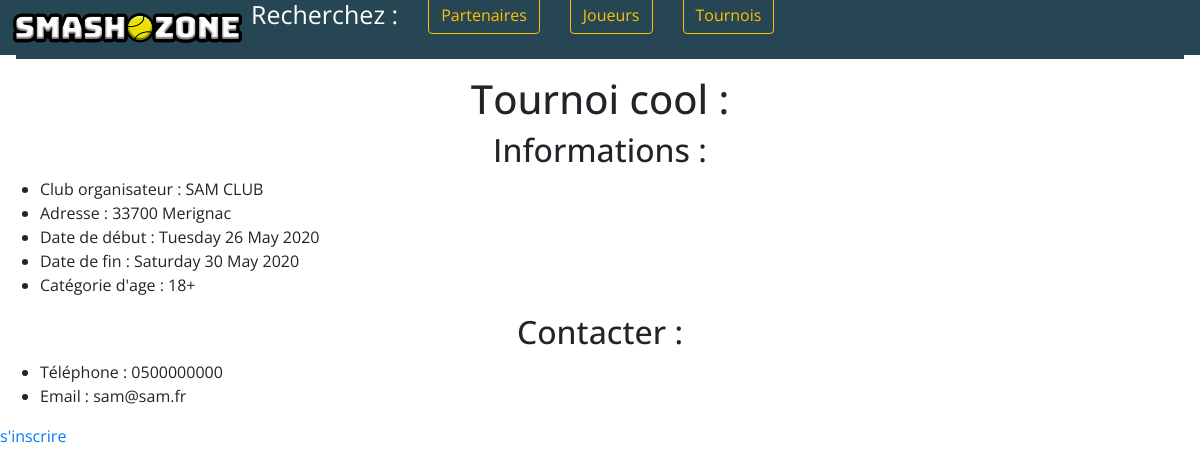
Before: /tournois/view_tournoi.php?id=1 with the older database file.
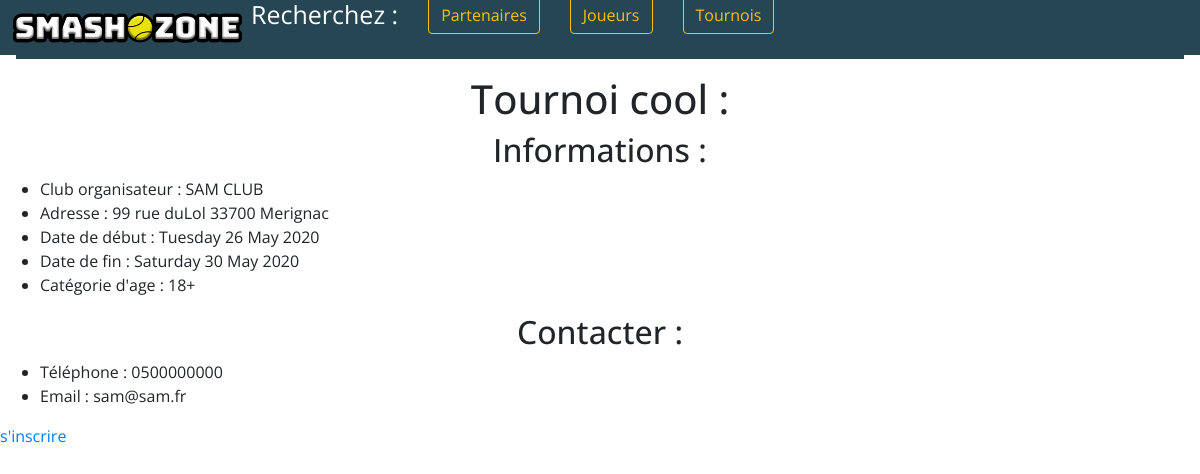
After: the same page with the newer database file.
### tables this page shows
CREATE TABLE `tournois` (
  `tournoi_id` int(11) NOT NULL,
  `club_id` int(11) NOT NULL,
  `nom_tournoi` varchar(255) NOT NULL,
  `date_debut` date NOT NULL,
  `date_fin` date NOT NULL,
  `age_min` int(11) NOT NULL,
  `age_max` int(11) NOT NULL
);

CREATE TABLE `clubs` (
  `club_id` int(11) NOT NULL,
  `nom_club` varchar(255) NOT NULL,
  `password` varchar(255) NOT NULL,
  `email` varchar(255) NOT NULL,
  `telephone` varchar(255) NOT NULL,
  `ville` varchar(255) NOT NULL,
  `postal_code` varchar(255) NOT NULL,
  `adresse` varchar(255) NOT NULL,
  `date_creation` timestamp(6) NOT NULL DEFAULT CURRENT_TIMESTAMP(6)
);

### tournois/view_tournoi.php (the view, shortened to what this page needs)
<?php
include_once('../config.php');
$tournoi_id = $_GET["id"];
$get_infos = $db->prepare("SELECT * FROM tournois t INNER JOIN clubs c ON (t.club_id = c.club_id) WHERE t.tournoi_id = :id");
$get_infos->bindParam(":id", $tournoi_id);
$get_infos->execute();
$tournoi_infos = $get_infos->fetch();
if ($tournoi_infos['age_min'] == 3 && $tournoi_infos['age_max'] == 100) {
    $cat_age = "Tout âge";
} else if ($tournoi_infos['age_min'] == 3) {
    $cat_age = "- de " . $tournoi_infos['age_max'] . " ans";
} else if ($tournoi_infos['age_max'] == 100) {
    $cat_age = $tournoi_infos['age_min'] . "+";
} else {
    $cat_age = $tournoi_infos['age_min'] . " - " . $tournoi_infos['age_max'];
}
$date_debut = strftime("%A %d %B %G", strtotime($tournoi_infos["date_debut"]));
$date_fin = strftime("%A %d %B %G", strtotime($tournoi_infos["date_fin"]));
$adresse = $tournoi_infos["adresse"] . " " . $tournoi_infos["postal_code"] . " " . $tournoi_infos["ville"];
?>
<html>
    <head>
        <link rel="stylesheet" href="https://stackpath.bootstrapcdn.com/bootstrap/4.5.0/css/bootstrap.min.css"
>
        <link href="../style/style.css" rel="stylesheet">
        <link href="../style/tournoi_preview.css" rel="stylesheet">
    </head>
    <body>
        <nav class="navbar navbar-expand-xl navbar-dark"
            style="background-color: #264653; margin-bottom: 20px; height: 55px;">
            <a class="logo" href="../index.php">
                <div><img class="main" src="../style/SmashZone2.png" /><img class="ball"
                        src="../style/SmashZoneIcon.png" />
                </div>
            </a>
            <div class="collapse navbar-collapse rubriques" id="navbarNav">
                <ul class=" navbar-nav mr-auto mt-2 mt-lg-0">
                    <li class="nav-item rubriquecolor">
                    </li>
                    <form class="form-inline">
                        <button class="btn btn-outline-warning my-2 my-sm-0 rubriquesearch"
                            onclick="location.href='list_offers.php'" type="button">Partenaires</button>
                    </form>
                    <form class="form-inline">
                        <button class="btn btn-outline-warning my-2 my-sm-0 rubriquesearch"
                            onclick="location.href='../liste_joueurs.php'" type="button">Joueurs</button>
                    </form>
                    <form class="form-inline">
                        <button class="btn btn-outline-warning my-2 my-sm-0 rubriquesearch"
                            onclick="location.href='recherchejouer.php'" type="button">Tournois</button>
                    </form>
                </ul>
            </div>
        </nav>
        <h1><?= $tournoi_infos['nom_tournoi'] ?> : </h1>
        <h2>Informations :</h2>
        <ul>
            <li>Club organisateur : <?= $tournoi_infos["nom_club"] ?></li>
            <li>Adresse : <?= $adresse ?></li>
            <li>Date de début : <?= $date_debut ?></li>
            <li>Date de fin : <?= $date_fin ?></li>
            <li>Catégorie d'age : <?= $cat_age ?></li>
        </ul>
        <h2>Contacter : </h2>
        <ul>
            <li>Téléphone : <?= $tournoi_infos["telephone"] ?></li>
            <li>Email : <?= $tournoi_infos["email"] ?></li>
        </ul>
        <a href="inscription_tournoi.php?id=<?php echo $tournoi_id ?>"> s'inscrire </a>
    </body>
</html>

Changed rows visible on the page:
changed through a linked row, tournois "Tournoi cool": club.ville "33700 Merignac" → "99 rue duLol 33700 Merignac"
